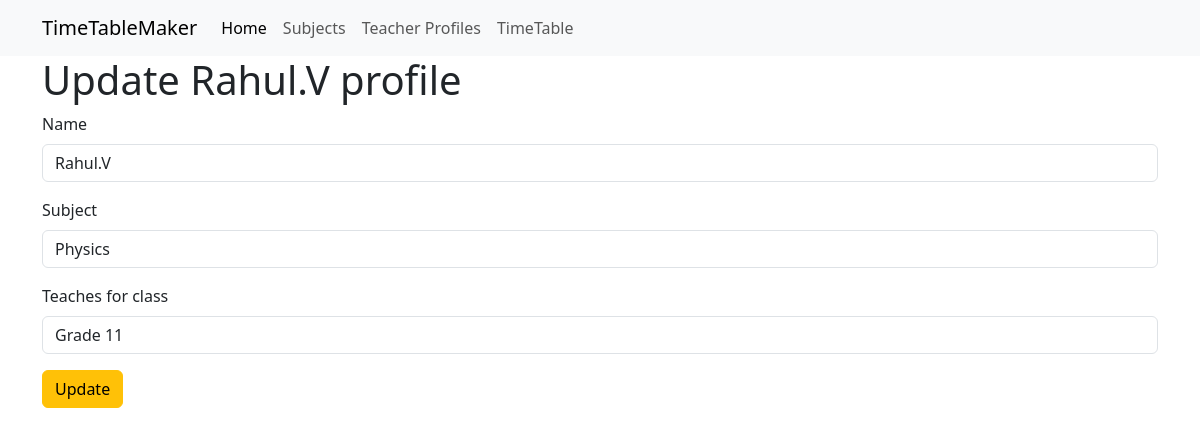
Page /TimeTableMaker/teachers/6/update_teacher_profile/ on the committed database.
### TimeTableApp/models.py (models this page shows, shortened)
class Teachers(models.Model):
    classes_available = (
        ('Grade 1','Grade 1'),
        ('Grade 2','Grade 2'),
        ('Grade 3','Grade 3'),
        ('Grade 4','Grade 4'),
        ('Grade 5','Grade 5'),
        ('Grade 6','Grade 6'),
        ('Grade 7','Grade 7'),
        ('Grade 8','Grade 8'),
        ('Grade 9','Grade 9'),
        ('Grade 10','Grade 10'),
        ('Grade 11','Grade 11'),
        ('Grade 12','Grade 12'),
    )
    name = models.CharField(max_length = 256)
    subject = models.ForeignKey(Subjects,on_delete=models.SET_NULL,null=True,related_name='teacher_subject')
    teaches_for_class = MultiSelectField(max_length=256,max_choices=5,choices=classes_available)

### TimeTableApp/views.py (the view)
# urls.py: path('teachers/<int:pk>/update_teacher_profile/',views.TeachersUpdateView.as_view(),name='update_teacher'),
class TeachersUpdateView(UpdateView):
    model = models.Teachers
    fields = ('__all__')
    template_name = 'TimeTableApp/Teachers_model/teacher_update_form.html'
    success_url = reverse_lazy("TimeTableApp:teacher_list")

### TimeTableApp/models.py (called while the page is built)
    def  __str__(self):
        return str(self.subject_name)

### TimeTableApp/templates/TimeTableApp/Teachers_model/teacher_update_form.html (shortened to what this page needs)
{% extends 'base.html' %}
{% load bootstrap3 %}
{% block body_block %}
  <h1>Update {{teachers.name }} profile</h1>
  <form class="" method="post">
    {% bootstrap_form form %}
    <input type="submit" class="btn btn-warning" value="Update">
  </form>
{% endblock %}

### rows in the picture
Teachers: name "Rahul.V", subject "Physics", teaches_for_class "Grade 11"
